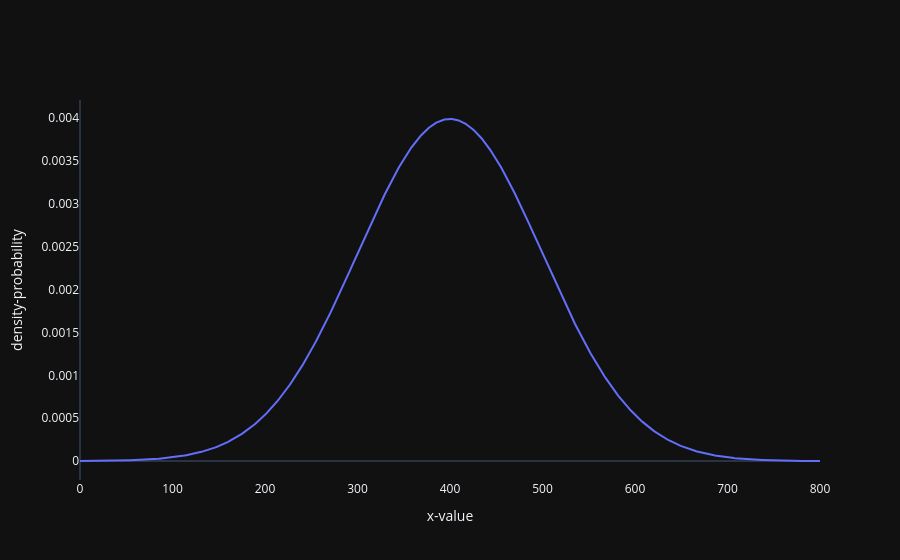

Notebook cell for this chart:
### Code cell
# ========== theoretically distribution ==========
import numpy as np 
import scipy.stats as stats 
import matplotlib.pyplot as plt 
import plotly.graph_objects as go 

mean = 400
std = 100

# take x-value from random noise(but ordered must):
x = np.linspace(0,800,1000)
y = stats.norm.pdf(x,loc=mean,scale=std)

trace1 = go.Scatter(x=x,y=y,mode="lines")
layout = go.Layout(
    xaxis = dict(title="x-value",showgrid=False),
    yaxis = dict(title="density-probability",showgrid=False),
    template = "plotly_dark"
    
)
trace = [trace1]
fig = go.Figure(data=trace,layout=layout)
fig

### Figure 1 — Plotly figure (JSON) as saved in the notebook; plotly's stock layout.template omitted (floating-point values rounded to 4 significant figures; data arrays with more than 128 entries replaced by an {"elided": "..."} marker saying what was removed)
{"data": [{"mode": "lines", "type": "scatter", "x": {"elided": "1000 float values"}, "y": {"elided": "1000 float values"}}], "layout": {"xaxis": {"showgrid": false, "title": {"text": "x-value"}}, "yaxis": {"showgrid": false, "title": {"text": "density-probability"}}}}
